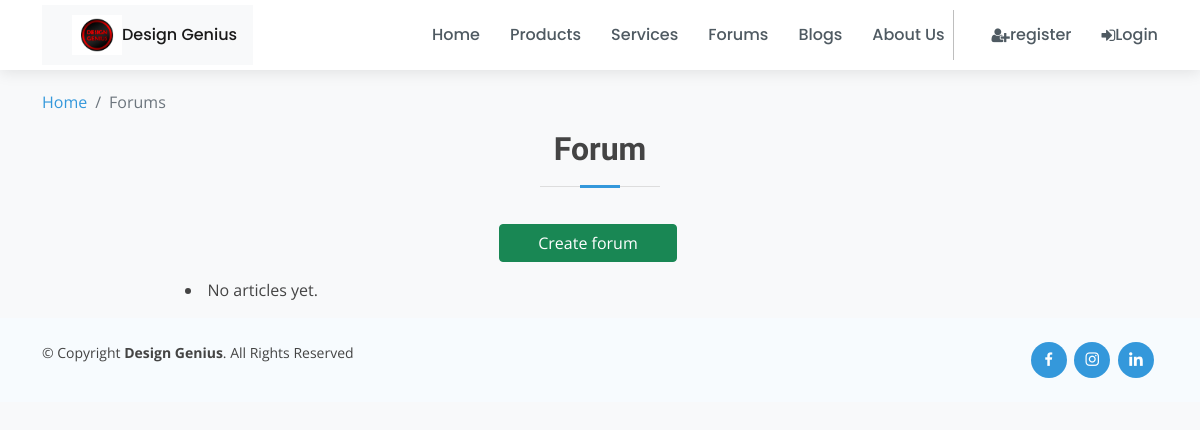
Page /forums/ on the earlier database version.
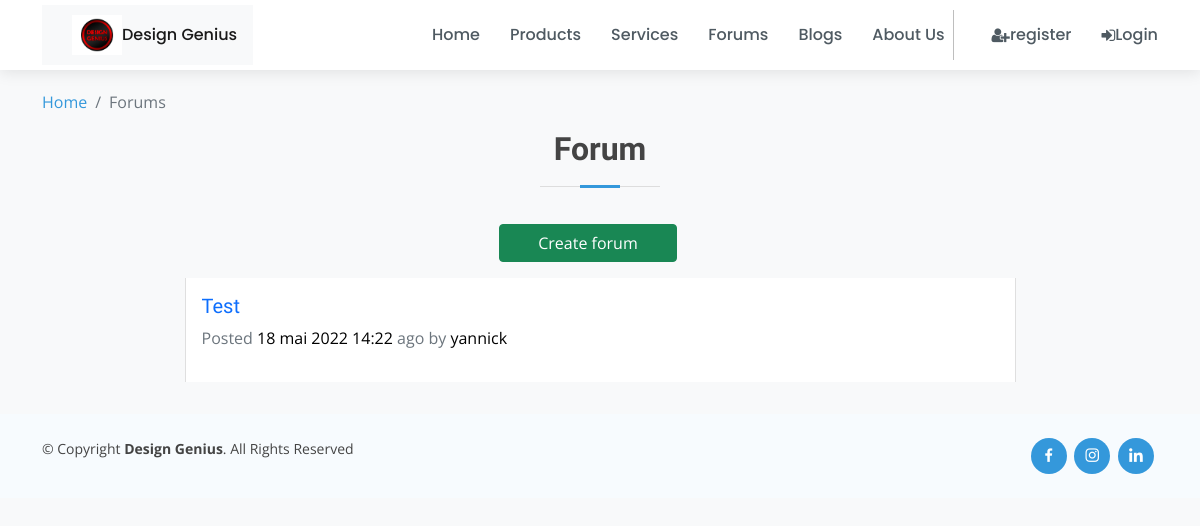
Same page on the later database version.
### Forums/models.py (models this page shows, shortened)
class Forum(models.Model):
    user = models.ForeignKey(settings.AUTH_USER_MODEL, on_delete=models.CASCADE)
    title = models.CharField(max_length=100)
    slug = models.SlugField(null=True, blank=True)
    desc = models.TextField()
    created_at = models.DateTimeField(auto_now_add=True)
    def get_absolute_url(self):
        return reverse('forum-detail', kwargs={'slug': self.slug})

### Accounts/models.py (models this page shows, shortened)
class Account(AbstractBaseUser, PermissionsMixin):
    email = models.EmailField(unique=True)
    name = models.CharField(max_length=150)
    phone = models.CharField(max_length=50)
    date_of_birth = models.DateField(blank=True, null=True)
    picture = ImageField(blank=True, manual_crop="")
    membership = models.ForeignKey('Membership', related_name='user_membership', on_delete=models.SET_NULL, null=True)
    is_staff = models.BooleanField(default=False)
    is_active = models.BooleanField(default=True)
    last_login = models.DateTimeField(null=True)
    objects = AccountManager()
    USERNAME_FIELD = 'email'
    REQUIRED_FIELDS = ['name', 'phone']

### Forums/views.py (the view)
# urls.py: path('', ForumListView.as_view(), name='forum-list'),
class ForumListView(ListView):
    model = Forum
    queryset = Forum.objects.order_by('-created_at')
    def get_context_data(self, **kwargs):
        context = super().get_context_data(**kwargs)
        context['comments'] = Comment.objects.all()
        return context

### Accounts/views.py (called while the page is built)
def global_params(request):
    if request.user.is_anonymous:
        subscription_info = None
    else:
        try:
            subscription_info = Subscription.objects.get(user_membership=request.user)
        except Subscription.DoesNotExist:
             subscription_info = None
    context = {
        "subscription_info": subscription_info,
    }
    return context

### Forums/templates/Forums/forum_list.html (shortened to what this page needs)
{% extends 'layout/base.html' %} {% load crispy_forms_tags %} {% load static %} {% block content %} {% include "layout/_nav.html" %}
<link href="https://code.ionicframework.com/ionicons/2.0.1/css/ionicons.min.css" rel="stylesheet">
<div class="container portfolio-details" id="portfolio-details" style="margin-top:90px;">
    <nav aria-label="breadcrumb">
        <ol class="breadcrumb">
          <li class="breadcrumb-item"><a href="/">Home</a></li>
          <li class="breadcrumb-item active" aria-current="page">Forums</li>
        </ol>
      </nav>
    <div class="section-title pb-3">
        <h2>Forum</h2>
    </div>
    <div class="row mb-3 container ">
        <a class="btn btn-success col-2 d-block mx-auto" href="{% url 'forum-add' %}">Create forum</a>
    </div>
    <div class="row ">
        <div class="col-lg-9 mb-3 d-block mx-auto">
            {% for forum in object_list %}
            <div class="card row-hover pos-relative py-3 px-3 mb-3  border-top-0 border-right-0 border-bottom-0 rounded-0">
                <div class="row align-items-center">
                    <div class="col-md-8 mb-3 mb-sm-0">
                        <h5>
                            <a href=" {{ forum.get_absolute_url }} " class="text-primary text-capitalize"> {{ forum.title }} </a>
                        </h5>
                        <p class="text-sm text-muted"><span class="op-6">Posted</span> <a class="text-black" href="#"> {{forum.created_at}} </a> <span class="op-6">ago by</span> <a class="text-black" href="#">{{ forum.user.name }}</a>
                        </p>
                    </div>
                </div>
            </div>
            {% empty %}
            <li>No articles yet.</li>
            {% endfor %}
        </div>
    </div>
</div>
{% endblock content %}

Differences in the rows shown:
added Forum: title "Test", created_at "18 mai 2022 14:22", user.name "yannick"
Other differences:
text no longer shown: "No articles yet."
